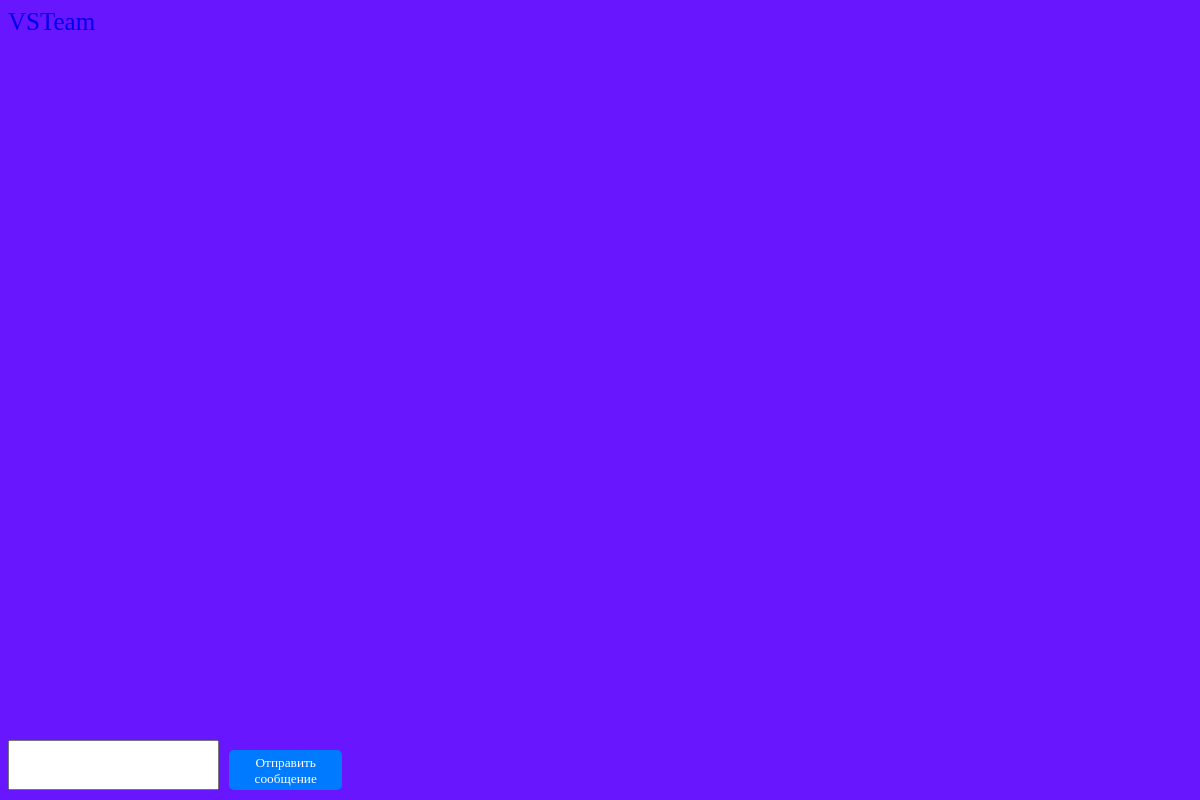
/chat/michail (signed in), run on an earlier commit of the app's database.
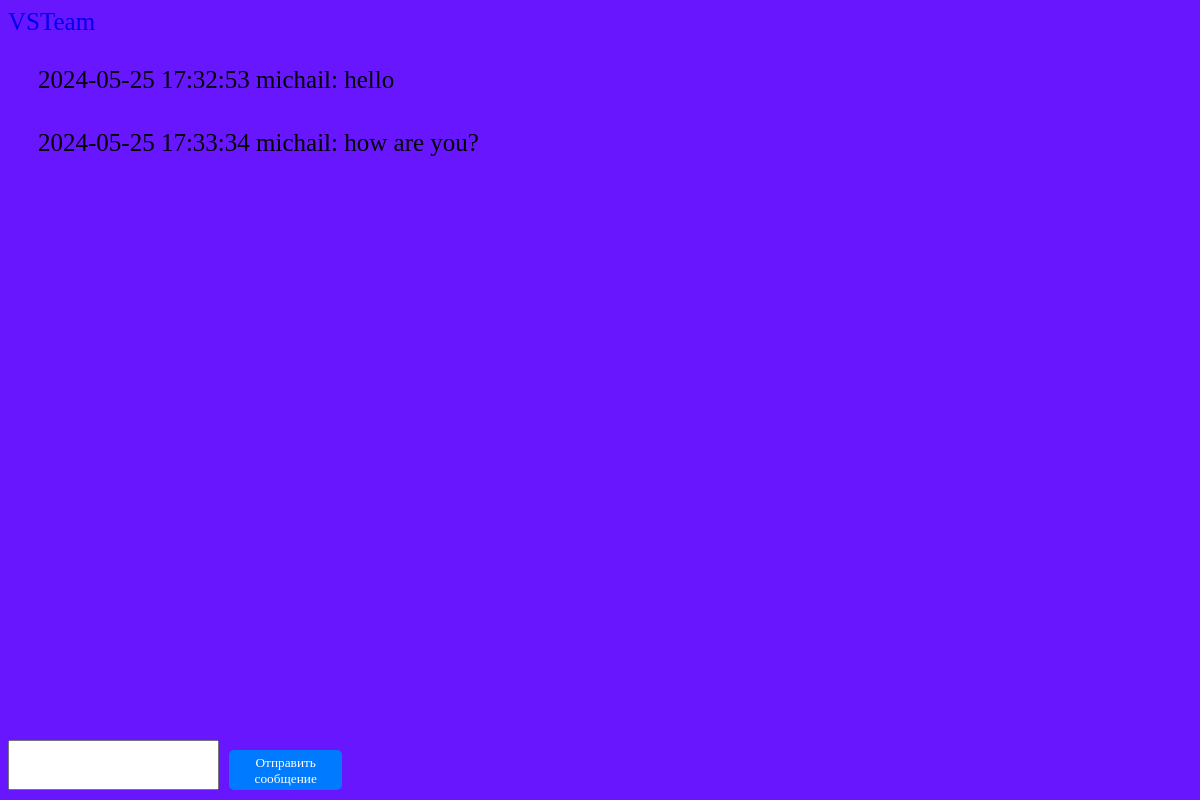
And on a later commit of the database.
### my_codes/models.py (models this page shows)
class Message(models.Model):
    author = models.ForeignKey(User, on_delete=models.CASCADE, related_name='sent_messages')
    recipient = models.ForeignKey(User, on_delete=models.CASCADE, related_name='received_messages')
    text = models.CharField(max_length=4096)
    timestamp = models.DateTimeField(auto_now_add=True)

### my_codes/views.py (the view)
# urls.py: path("chat/<str:username>", views.chat_page, name="chat"),
def chat_page(request, username):
    user = request.user
    context = {}
    if username is None:
        return HttpResponse(status=400)
    recipient = User.objects.filter(username=username).first()
    messages_list = list(
        Message.objects.filter(Q(author=user, recipient=recipient) | Q(author=recipient, recipient=user)).order_by(
            'timestamp'))
    context['messages'] = messages_list
    return render(request, 'chat.html', context)

### my_codes/templates/chat.html (shortened to what this page needs)
{% load tz %}
<!DOCTYPE html>
<html lang="en">
<head>
</head>
<body>
<header>
    <a href="{% url 'homePage' %}" style="font-family:'Rocher'; font-size: 25px; text-decoration:none;">VSTeam</a>
</header>
    <div class="message-container">
        {% timezone "Europe/Moscow" %}
        {% for message in messages %}
        <div class="message">{{ message.timestamp|date:"Y-m-d H:i:s" }} {{ message.author }}: {{ message.text }}</div>
        {% endfor %}
        {% endtimezone %}
    </div>
    <div class="message_mess">
    <input type="text" id="message">
    <button onclick="sendMessage();" class="mess_styles">Отправить сообщение</button>
    </div>
</body>
</html>

### my_codes/templates/chat.html (style rules this page uses)
.message-container { max-height: 300px; overflow-y: scroll; }
.message { margin: 25px; padding: 5px; background-color: #f9f9f9; border-radius: 5px; font-family:'Rocher'; background-color: rgb(103, 22, 253); font-size: 25px; }
.mess_styles { margin-top: 10px; padding: 5px 10px; background-color: #007bff; color: white; border: none; border-radius: 5px; cursor: pointer; height:40px; font-family:'Rocher'; }
input[type="text"] { width: 80%; padding: 5px; margin-right: 10px; font-family: 'Rocher'; }
button.mess_styles { margin-top: 10px; }
.message_mess { position:absolute; bottom: 10px; display:flex; font-family:'Rocher'; }
body { background-color: rgb(103, 22, 253); }
.mess_styles { bottom: 20px; position:flex; }

What changed in the data, as far as the page shows it:
added Message: timestamp "2024-05-25 17:32:53", author "michail", text "hello"
added Message: timestamp "2024-05-25 17:33:34", author "michail", text "how are you?"
